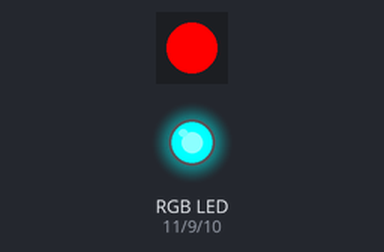
The sketch below on a simulated Arduino Uno, built with avr-gcc and run on an emulated ATmega328P. Parts: 1 RGB LEDs in strip order, left to right, an RGB LED mixed from three pins (HIGH = lit).

Above: at 0.05 s.
At 1.05 s:
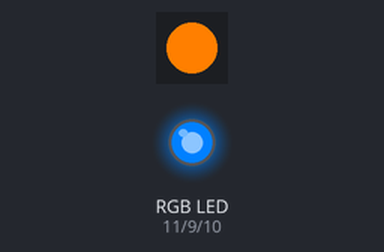
At 2.05 s:
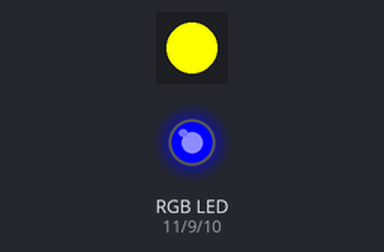
At 3.5 s:
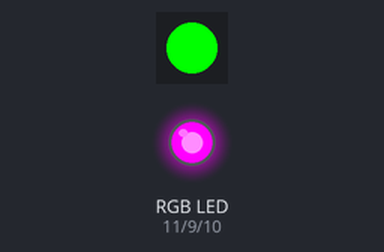
At 4.95 s:
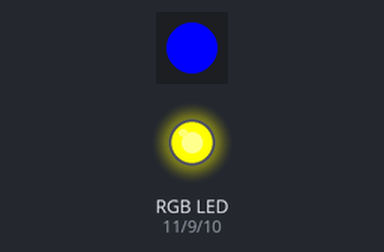
At 6.95 s:
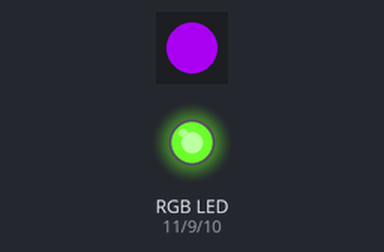
Timing chart, 0 to 9.1 s (numbered marks = the images above):
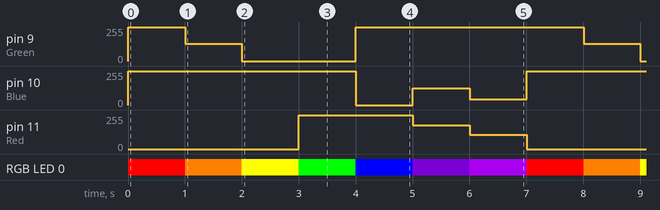

The sketch:

main.ino
```cpp
#include"library.h"
int rainbow[][3] = {{0,255,255},{0,255,128},{0,255,0},{255,255,0},{255,0,255},{180,125,255},{107,44,255}}; //控制共陽LED彩虹顏色的RBG順序，RGB的數值要設相反的，也就是紅、藍、綠的值要設255 - 原先的數值，比如紅色要設(0,255,255)。
int color[][3] = {{255, 0 , 0},{255, 127, 0},{255, 255, 0},{0, 255, 0},{0, 0, 255},{75, 0, 130},{148, 0, 211}}; //控制WS2832B彩虹顏色的RGB順序。

void setup() {

  initial();
}

void loop()
{
  for(int i = 0 ; i < 7 ; i++)
  {
    run(rainbow[i],color[i]);
  }
}
```

library.cpp
```cpp
#include"library.h"
#include<Arduino.h>
#include<FastLED.h>

CRGB leds[NUM_LEDS];

void initial()
{
  for(int i = Green ; i <= Red ; i++) //共陽LED腳位
  {
    pinMode(i,OUTPUT);
  }

  //WS2832B
  pinMode(DATA_PIN,OUTPUT);
  FastLED.addLeds<LED_TYPE, DATA_PIN, COLOR_ORDER>(leds, NUM_LEDS); //初始化
  FastLED.setBrightness(BRIGHTNESS); //設定亮度
}
void run(int *A,int *B)
{
  leds[0] = CRGB(B[0], B[1], B[2]); //第N個WS2832B的顏色，因為只有1個所以只用到第0個。
  FastLED.show(); //要顯示出顏色
  analogWrite(Red, A[0]); //3個腳位的duty cycle
  analogWrite(Blue, A[1]);
  analogWrite(Green, A[2]);
  delay(delay_time);
}
```

library.h
```cpp
#ifndef _LIBRARY_H
#define _LIBRARY_H

#include<FastLED.h>

//共陽LED腳位一定要設9 ～ 11這3個不然會有問題
#define Red 11
#define Blue 10
#define Green 9
#define delay_time 1000

//WS2832B
#define DATA_PIN    3
#define NUM_LEDS    1 //WS2832B的數量
#define BRIGHTNESS  255 //亮度
#define LED_TYPE    WS2812B
#define COLOR_ORDER GRB //RGB的順序，在WS2832B順序是G、R、B，把順序設定成這樣，在設定顏色的時候數值可以直接照著R、G、B的順序設定。

void initial(); //初始化

void run(int *,int *); //執行共陽LED及WS2832B

#endif
```

Measured:
- by itself, pin 9 (Green): repeats every 7.0 s: 128/255 1.0 s, 0/255 2.0 s, 255/255 4.0 s
- by itself, pin 10 (Blue): repeats every 7.0 s: 0/255 1.0 s, 125/255 1.0 s, 44/255 1.0 s, 255/255 4.0 s
- by itself, pin 11 (Red): repeats every 7.0 s: 180/255 1.0 s, 107/255 1.0 s, 0/255 3.0 s, 255/255 2.0 s
- by itself, RGB LED 0: repeats every 7.0 s: RGB(255, 127, 0) 1.0 s, RGB(255, 255, 0) 1.0 s, RGB(0, 255, 0) 1.0 s, RGB(0, 0, 255) 1.0 s, RGB(75, 0, 130) 1.0 s, RGB(148, 0, 211) 1.0 s, RGB(255, 0, 0) 1.0 s
